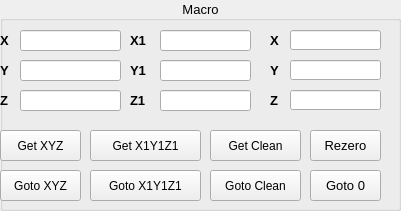
   <widget class="QGroupBox" name="groupBox_script_2">
    <property name="geometry">
     <rect>
      <x>420</x>
      <y>70</y>
      <width>401</width>
      <height>211</height>
     </rect>
    </property>
    <property name="font">
     <font>
      <family>Arial</family>
      <pointsize>10</pointsize>
     </font>
    </property>
    <property name="title">
     <string>Macro</string>
    </property>
    <property name="alignment">
     <set>Qt::AlignCenter</set>
    </property>
    <widget class="QLabel" name="filename_2">
     <property name="geometry">
      <rect>
       <x>20</x>
       <y>100</y>
       <width>131</width>
       <height>21</height>
      </rect>
     </property>
     <property name="font">
      <font>
       <family>Arial</family>
       <pointsize>9</pointsize>
      </font>
     </property>
     <property name="text">
      <string/>
     </property>
    </widget>
    <widget class="QLabel" name="label_53">
     <property name="geometry">
      <rect>
       <x>0</x>
       <y>90</y>
       <width>31</width>
       <height>21</height>
      </rect>
     </property>
     <property name="font">
      <font>
       <family>Arial</family>
       <pointsize>10</pointsize>
       <weight>75</weight>
       <bold>true</bold>
      </font>
     </property>
     <property name="text">
      <string>Z</string>
     </property>
    </widget>
    <widget class="QLabel" name="label_64">
     <property name="geometry">
      <rect>
       <x>130</x>
       <y>90</y>
       <width>31</width>
       <height>21</height>
      </rect>
     </property>
     <property name="font">
      <font>
       <family>Arial</family>
       <pointsize>10</pointsize>
       <weight>75</weight>
       <bold>true</bold>
      </font>
     </property>
     <property name="text">
      <string>Z1</string>
     </property>
    </widget>
    <widget class="QLabel" name="label_84">
     <property name="geometry">
      <rect>
       <x>270</x>
       <y>90</y>
       <width>31</width>
       <height>21</height>
      </rect>
     </property>
     <property name="font">
      <font>
       <family>Arial</family>
       <pointsize>10</pointsize>
       <weight>75</weight>
       <bold>true</bold>
      </font>
     </property>
     <property name="text">
      <string>Z</string>
     </property>
    </widget>
    <widget class="QLabel" name="label_51">
     <property name="geometry">
      <rect>
       <x>0</x>
       <y>30</y>
       <width>31</width>
       <height>21</height>
      </rect>
     </property>
     <property name="font">
      <font>
       <family>Arial</family>
       <pointsize>10</pointsize>
       <weight>75</weight>
       <bold>true</bold>
      </font>
     </property>
     <property name="text">
      <string>X</string>
     </property>
    </widget>
    <widget class="QLineEdit" name="X_6">
     <property name="geometry">
      <rect>
       <x>290</x>
       <y>60</y>
       <width>91</width>
       <height>20</height>
      </rect>
     </property>
     <property name="font">
      <font>
       <family>Arial</family>
       <pointsize>10</pointsize>
      </font>
     </property>
    </widget>
    <widget class="QLineEdit" name="X_7">
     <property name="geometry">
      <rect>
       <x>290</x>
       <y>30</y>
       <width>91</width>
       <height>20</height>
      </rect>
     </property>
     <property name="font">
      <font>
       <family>Arial</family>
       <pointsize>10</pointsize>
      </font>
     </property>
    </widget>
    <widget class="QPushButton" name="get_xyz_4">
     <property name="geometry">
      <rect>
       <x>210</x>
       <y>130</y>
       <width>91</width>
       <height>31</height>
      </rect>
     </property>
     <property name="font">
      <font>
       <family>Arial</family>
       <pointsize>9</pointsize>
      </font>
     </property>
     <property name="text">
      <string>Get Clean</string>
     </property>
    </widget>
    <widget class="QLabel" name="label_52">
     <property name="geometry">
      <rect>
       <x>0</x>
       <y>60</y>
       <width>31</width>
       <height>21</height>
      </rect>
     </property>
     <property name="font">
      <font>
       <family>Arial</family>
       <pointsize>10</pointsize>
       <weight>75</weight>
       <bold>true</bold>
      </font>
     </property>
     <property name="text">
      <string>Y</string>
     </property>
    </widget>
    <widget class="QLineEdit" name="Y_2">
     <property name="geometry">
      <rect>
       <x>160</x>
       <y>60</y>
       <width>91</width>
       <height>21</height>
      </rect>
     </property>
     <property name="font">
      <font>
       <family>Arial</family>
       <pointsize>10</pointsize>
      </font>
     </property>
     <property name="toolTipDuration">
      <number>4</number>
     </property>
     <property name="clearButtonEnabled">
      <bool>false</bool>
     </property>
    </widget>
    <widget class="QLabel" name="label_83">
     <property name="geometry">
      <rect>
       <x>270</x>
       <y>30</y>
       <width>31</width>
       <height>21</height>
      </rect>
     </property>
     <property name="font">
      <font>
       <family>Arial</family>
       <pointsize>10</pointsize>
       <weight>75</weight>
       <bold>true</bold>
      </font>
     </property>
     <property name="text">
      <string>X</string>
     </property>
    </widget>
    <widget class="QLineEdit" name="X_4">
     <property name="geometry">
      <rect>
       <x>160</x>
       <y>30</y>
       <width>91</width>
       <height>21</height>
      </rect>
     </property>
     <property name="font">
      <font>
       <family>Arial</family>
       <pointsize>10</pointsize>
      </font>
     </property>
    </widget>
    <widget class="QPushButton" name="rezero_2">
     <property name="geometry">
      <rect>
       <x>310</x>
       <y>170</y>
       <width>71</width>
       <height>31</height>
      </rect>
     </property>
     <property name="font">
      <font>
       <family>Arial</family>
       <pointsize>10</pointsize>
      </font>
     </property>
     <property name="text">
      <string>Goto 0</string>
     </property>
    </widget>
    <widget class="QPushButton" name="goto_target_2">
     <property name="geometry">
      <rect>
       <x>210</x>
       <y>170</y>
       <width>91</width>
       <height>31</height>
      </rect>
     </property>
     <property name="font">
      <font>
       <family>Arial</family>
       <pointsize>9</pointsize>
      </font>
     </property>
     <property name="cursor">
      <cursorShape>UpArrowCursor</cursorShape>
     </property>
     <property name="contextMenuPolicy">
      <enum>Qt::NoContextMenu</enum>
     </property>
     <property name="layoutDirection">
      <enum>Qt::LeftToRight</enum>
     </property>
     <property name="text">
      <string>Goto Clean</string>
     </property>
    </widget>
    <widget class="QLabel" name="label_85">
     <property name="geometry">
      <rect>
       <x>270</x>
       <y>60</y>
       <width>20</width>
       <height>21</height>
      </rect>
     </property>
     <property name="font">
      <font>
       <family>Arial</family>
       <pointsize>10</pointsize>
       <weight>75</weight>
       <bold>true</bold>
      </font>
     </property>
     <property name="text">
      <string>Y</string>
     </property>
    </widget>
    <widget class="QPushButton" name="goto_xyz_2">
     <property name="geometry">
      <rect>
       <x>90</x>
       <y>170</y>
       <width>111</width>
       <height>31</height>
      </rect>
     </property>
     <property name="font">
      <font>
       <family>Arial</family>
       <pointsize>9</pointsize>
      </font>
     </property>
     <property name="text">
      <string>Goto X1Y1Z1</string>
     </property>
    </widget>
    <widget class="QPushButton" name="rezero">
     <property name="geometry">
      <rect>
       <x>310</x>
       <y>130</y>
       <width>71</width>
       <height>31</height>
      </rect>
     </property>
     <property name="font">
      <font>
       <family>Arial</family>
       <pointsize>10</pointsize>
      </font>
     </property>
     <property name="text">
      <string>Rezero</string>
     </property>
    </widget>
    <widget class="QPushButton" name="goto_xyz">
     <property name="geometry">
      <rect>
       <x>0</x>
       <y>170</y>
       <width>81</width>
       <height>31</height>
      </rect>
     </property>
     <property name="font">
      <font>
       <family>Arial</family>
       <pointsize>9</pointsize>
      </font>
     </property>
     <property name="text">
      <string>Goto XYZ</string>
     </property>
    </widget>
    <widget class="QLabel" name="label_63">
     <property name="geometry">
      <rect>
       <x>130</x>
       <y>60</y>
       <width>21</width>
       <height>21</height>
      </rect>
     </property>
     <property name="font">
      <font>
       <family>Arial</family>
       <pointsize>10</pointsize>
       <weight>75</weight>
       <bold>true</bold>
      </font>
     </property>
     <property name="text">
      <string>Y1</string>
     </property>
    </widget>
    <widget class="QLineEdit" name="Y">
     <property name="geometry">
      <rect>
       <x>20</x>
       <y>60</y>
       <width>101</width>
       <height>21</height>
      </rect>
     </property>
     <property name="font">
      <font>
       <family>Arial</family>
       <pointsize>10</pointsize>
      </font>
     </property>
     <property name="toolTipDuration">
      <number>4</number>
     </property>
     <property name="clearButtonEnabled">
      <bool>false</bool>
     </property>
    </widget>
    <widget class="QLabel" name="label_62">
     <property name="geometry">
      <rect>
       <x>130</x>
       <y>30</y>
       <width>31</width>
       <height>21</height>
      </rect>
     </property>
     <property name="font">
      <font>
       <family>Arial</family>
       <pointsize>10</pointsize>
       <weight>75</weight>
       <bold>true</bold>
      </font>
     </property>
     <property name="text">
      <string>X1</string>
     </property>
    </widget>
    <widget class="QPushButton" name="get_xyz_3">
     <property name="geometry">
      <rect>
       <x>90</x>
       <y>130</y>
       <width>111</width>
       <height>31</height>
      </rect>
     </property>
     <property name="font">
      <font>
       <family>Arial</family>
       <pointsize>9</pointsize>
      </font>
     </property>
     <property name="text">
      <string>Get X1Y1Z1</string>
     </property>
    </widget>
    <widget class="QLineEdit" name="Z">
     <property name="geometry">
      <rect>
       <x>20</x>
       <y>90</y>
       <width>101</width>
       <height>21</height>
      </rect>
     </property>
     <property name="font">
      <font>
       <family>Arial</family>
       <pointsize>10</pointsize>
      </font>
     </property>
    </widget>
    <widget class="QLineEdit" name="X_5">
     <property name="geometry">
      <rect>
       <x>290</x>
       <y>90</y>
       <width>91</width>
       <height>20</height>
      </rect>
     </property>
     <property name="font">
      <font>
       <family>Arial</family>
       <pointsize>10</pointsize>
      </font>
     </property>
    </widget>
    <widget class="QPushButton" name="get_xyz">
     <property name="geometry">
      <rect>
       <x>0</x>
       <y>130</y>
       <width>81</width>
       <height>31</height>
      </rect>
     </property>
     <property name="font">
      <font>
       <family>Arial</family>
       <pointsize>9</pointsize>
      </font>
     </property>
     <property name="text">
      <string>Get XYZ</string>
     </property>
    </widget>
    <widget class="QLineEdit" name="Z_3">
     <property name="geometry">
      <rect>
       <x>160</x>
       <y>90</y>
       <width>91</width>
       <height>21</height>
      </rect>
     </property>
     <property name="font">
      <font>
       <family>Arial</family>
       <pointsize>10</pointsize>
      </font>
     </property>
    </widget>
    <widget class="QLineEdit" name="X">
     <property name="geometry">
      <rect>
       <x>20</x>
       <y>30</y>
       <width>101</width>
       <height>21</height>
      </rect>
     </property>
     <property name="font">
      <font>
       <family>Arial</family>
       <pointsize>10</pointsize>
      </font>
     </property>
    </widget>
    <zorder>filename_2</zorder>
    <zorder>label_53</zorder>
    <zorder>label_64</zorder>
    <zorder>label_84</zorder>
    <zorder>label_51</zorder>
    <zorder>X_6</zorder>
    <zorder>X_7</zorder>
    <zorder>get_xyz_4</zorder>
    <zorder>label_52</zorder>
    <zorder>label_83</zorder>
    <zorder>rezero_2</zorder>
    <zorder>goto_target_2</zorder>
    <zorder>label_85</zorder>
    <zorder>goto_xyz_2</zorder>
    <zorder>rezero</zorder>
    <zorder>goto_xyz</zorder>
    <zorder>label_63</zorder>
    <zorder>label_62</zorder>
    <zorder>get_xyz_3</zorder>
    <zorder>Z</zorder>
    <zorder>X_5</zorder>
    <zorder>get_xyz</zorder>
    <zorder>Z_3</zorder>
    <zorder>Y</zorder>
    <zorder>X</zorder>
    <zorder>Y_2</zorder>
    <zorder>X_4</zorder>
   </widget>
